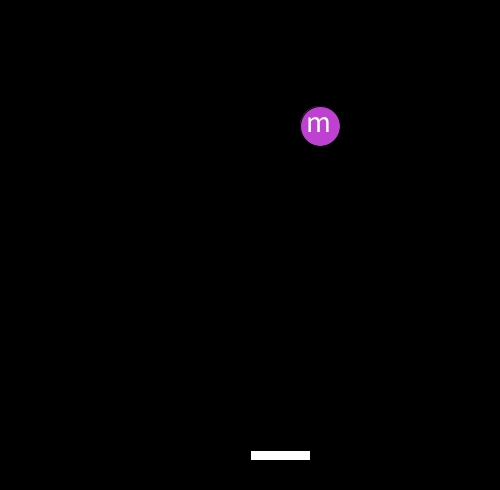
Frame 1 (no input)
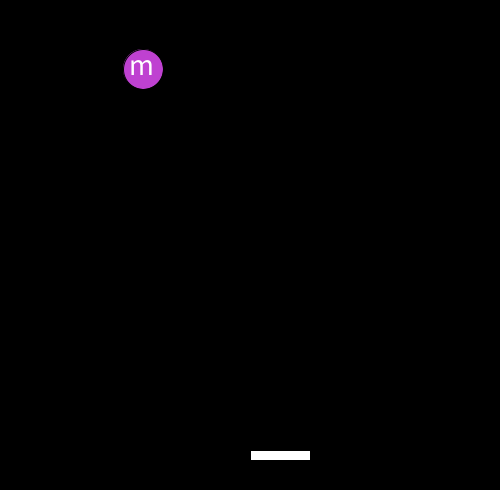
Frame 60 (the mouse pressed at the canvas centre just before this capture)
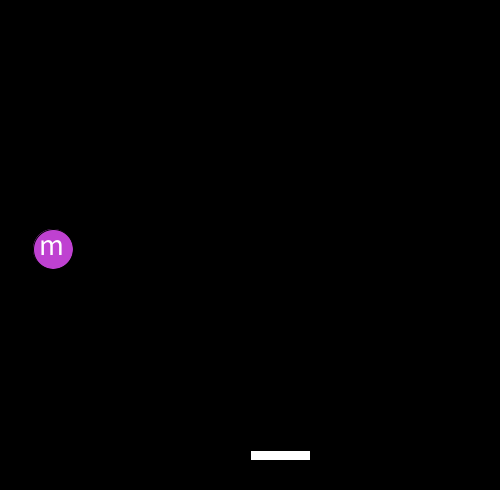
Frame 120 (the mouse held since frame 60 and released just before this capture)

The Processing sketch that drew these frames (run headless with seeded random() and noise(); from frame 60 on, the mouse is pressed at the canvas centre):

// Processing sketch: processing_83196
// ── processing_83196.pde

// Wendy Chuyi Liu, Pong, Mods 16/17
// http://besttoshow.webs.com/

boolean up, right;
Ball sila;
Paddle baby;
boolean gameOver = false;
void setup()
{
  size(500, 490);
  sila = new Ball();
  baby = new Paddle();
}


void draw()
{
  if (gameOver == false)
  {
    background(0);
    sila.move();
    
    baby.moving();
    sila.show();
    sila.bouncing();
  

    baby.controlling();
  }
  else
  {  
    background(0);
    textAlign(CENTER);
    fill(255, 0, 0);
    textSize(50);
    text("GAME OVER", 300, 300);
  }
}



class Ball
{
  int x, y;
  boolean up, right;
  Ball()
  {
    x=int(random(500));
    y=int(random(500));
    up = true;
    right = false;
  }
  void move()
  {
    if (right == true)
    {
      x=x+3;
    }
    else
    {
      x= x-3;
    }
    if (up==true)
    {
      y= y-3;
    }
    else
    {
      y= y+3;
    }
  }
  void bouncing()
  {
    if (x<10)
    {
      right = true;
    }
    if (x>490)
    {
      right = false;
    }
    if (y<10)
    {
      up = false;
    }
    if (y>460)
    {
      up = true;
      gameOver = true;
      println("Game Over");
    }
    if (get(x, y+21)!=color(0))
    {

      up = true;
      println("bouncing off the paddle");
    }
  }
  void show()
  {
    //fill(179, 209, 65);
    //rect(0, 470, 500, 480);
    //noStroke();
    fill(191, 65, 209);
    ellipse(x, y, 40, 40);
    fill(255);
    textSize(30);
    text("m", x-14, y+6);
  }
}
class Paddle
{
  int a;
  Paddle()
  {
    a = 250;
  }
  void moving()
  {
    fill(255);
    rect(a, 450, 60, 10);
  }
  void controlling()
  {
    if (mousePressed == true && mouseX>a)
    {
      a = a +5;
    }
    if (mousePressed == true && mouseX<a)
    {
      a = a -5;
    }
  }
}

void gameOver()
{
  //  if (y<470)
  //  {
  //    gameOver = true;    
  //    fill (180, 130, 53);
  //    ellipse(250, 250, 200, 200);
  //    fill(180, 53, 180);
  //    textSize(50);
  //    text ("GAME OVER", 100, 250);
  //  }
}
